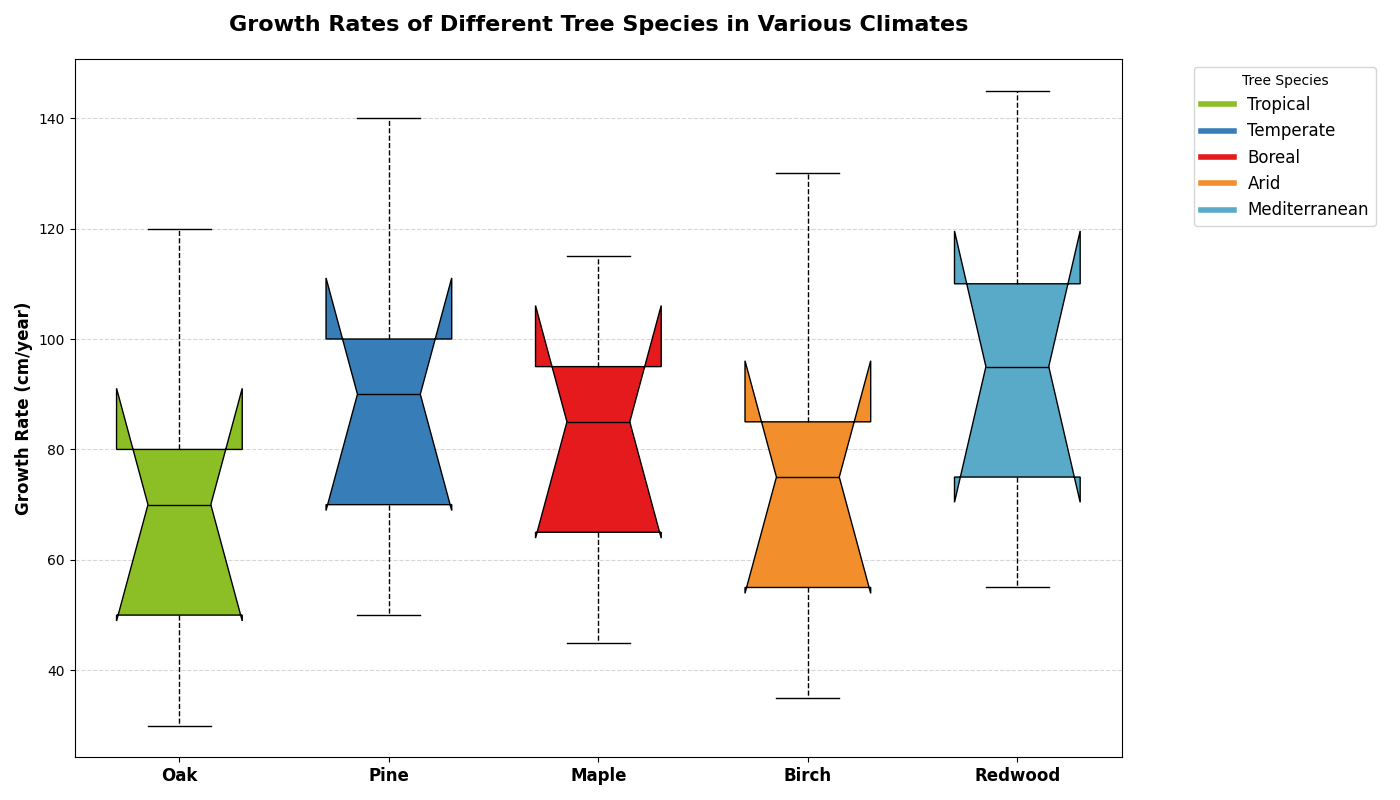

Python code for this plot:
import numpy as np
import matplotlib.pyplot as plt

# Backstory:
# "A study on the growth rates of different tree species in various climates over decades."

# Tree species and their growth rates (cm/year) in different climates
tree_species = ['Oak', 'Pine', 'Maple', 'Birch', 'Redwood']

# Constructed fictional growth rates for each tree species in five different climates:
climate_tropical = [120, 140, 115, 130, 145]
climate_temperate = [80, 100, 95, 85, 110]
climate_boreal = [50, 70, 65, 55, 75]
climate_arid = [30, 50, 45, 35, 55]
climate_mediterranean = [70, 90, 85, 75, 95]

# Organizing the data into a list of lists for each climate
data = [
    climate_tropical,     # Tropical
    climate_temperate,    # Temperate
    climate_boreal,       # Boreal
    climate_arid,         # Arid
    climate_mediterranean # Mediterranean
]

# Plotting the box plot
fig, ax = plt.subplots(figsize=(14, 8))

# Create vertical boxplots for each tree species across climates
colors = ['#8CBF26', '#377EB8', '#E41A1C', '#F28E2B', '#59A9C8']
for i, species in enumerate(tree_species):
    species_data = [climate[i] for climate in data]
    bp = ax.boxplot(species_data, positions=[i], widths=0.6, vert=True, patch_artist=True, 
                    boxprops=dict(facecolor=colors[i], color='black'),
                    whiskerprops=dict(color='black', linestyle='--'),
                    capprops=dict(color='black'),
                    flierprops=dict(marker='o', color='red', alpha=0.5),
                    medianprops=dict(color='black'),
                    notch=True)

# Customize x-axis and labels
ax.set_xticks(range(len(tree_species)))
ax.set_xticklabels(tree_species, fontsize=12, fontweight='bold')
ax.set_ylabel("Growth Rate (cm/year)", fontsize=12, fontweight='bold')
ax.set_title("Growth Rates of Different Tree Species in Various Climates", fontsize=16, fontweight='bold', pad=20)
ax.grid(axis='y', linestyle='--', alpha=0.5)

# Adding a legend for climates
legend_labels = ['Tropical', 'Temperate', 'Boreal', 'Arid', 'Mediterranean']
handles = [plt.Line2D([0], [0], color=colors[i], lw=4) for i in range(len(tree_species))]
ax.legend(handles, legend_labels, title='Tree Species', loc='upper right', bbox_to_anchor=(1.25, 1), fontsize=12)

# Adjust layout for better fit and prevent overlap
plt.tight_layout()

# Show the plot
plt.show()
